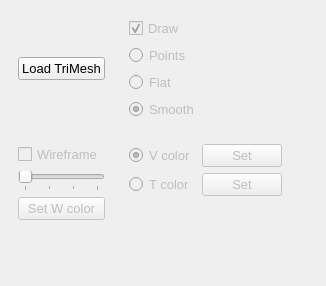
<?xml version="1.0" encoding="UTF-8"?>
<ui version="4.0">
 <class>Trimesh_manager</class>
 <widget class="QDockWidget" name="Trimesh_manager">
  <property name="geometry">
   <rect>
    <x>0</x>
    <y>0</y>
    <width>326</width>
    <height>286</height>
   </rect>
  </property>
  <property name="minimumSize">
   <size>
    <width>326</width>
    <height>286</height>
   </size>
  </property>
  <property name="maximumSize">
   <size>
    <width>524287</width>
    <height>286</height>
   </size>
  </property>
  <property name="font">
   <font>
    <pointsize>10</pointsize>
   </font>
  </property>
  <property name="windowTitle">
   <string>Triangle Mesh</string>
  </property>
  <widget class="QWidget" name="dockWidgetContents">
   <layout class="QGridLayout" name="gridLayout">
    <item row="0" column="5" rowspan="3">
     <spacer name="horizontalSpacer_2">
      <property name="orientation">
       <enum>Qt::Horizontal</enum>
      </property>
      <property name="sizeHint" stdset="0">
       <size>
        <width>40</width>
        <height>20</height>
       </size>
      </property>
     </spacer>
    </item>
    <item row="0" column="3">
     <widget class="QFrame" name="verticalFrame">
      <layout class="QVBoxLayout" name="verticalLayout_2">
       <item>
        <widget class="QPushButton" name="butLoadTrimesh">
         <property name="font">
          <font>
           <pointsize>10</pointsize>
          </font>
         </property>
         <property name="text">
          <string>Load TriMesh</string>
         </property>
        </widget>
       </item>
      </layout>
     </widget>
    </item>
    <item row="0" column="4">
     <widget class="QFrame" name="frame">
      <layout class="QVBoxLayout" name="verticalLayout">
       <item>
        <widget class="QCheckBox" name="cbDrawTrimesh">
         <property name="enabled">
          <bool>false</bool>
         </property>
         <property name="text">
          <string>Draw</string>
         </property>
         <property name="checked">
          <bool>true</bool>
         </property>
        </widget>
       </item>
       <item>
        <widget class="QRadioButton" name="rbPoints">
         <property name="enabled">
          <bool>false</bool>
         </property>
         <property name="text">
          <string>Points</string>
         </property>
        </widget>
       </item>
       <item>
        <widget class="QRadioButton" name="rbFlat">
         <property name="enabled">
          <bool>false</bool>
         </property>
         <property name="text">
          <string>Flat</string>
         </property>
        </widget>
       </item>
       <item>
        <widget class="QRadioButton" name="rbSmooth">
         <property name="enabled">
          <bool>false</bool>
         </property>
         <property name="text">
          <string>Smooth</string>
         </property>
         <property name="checked">
          <bool>true</bool>
         </property>
        </widget>
       </item>
      </layout>
     </widget>
    </item>
    <item row="1" column="3">
     <widget class="QFrame" name="frame_3">
      <property name="frameShape">
       <enum>QFrame::NoFrame</enum>
      </property>
      <property name="frameShadow">
       <enum>QFrame::Raised</enum>
      </property>
      <layout class="QVBoxLayout" name="verticalLayout_3">
       <item>
        <widget class="QCheckBox" name="cbWireframe">
         <property name="enabled">
          <bool>false</bool>
         </property>
         <property name="text">
          <string>Wireframe</string>
         </property>
        </widget>
       </item>
       <item>
        <widget class="QSlider" name="hsWireframeWidth">
         <property name="enabled">
          <bool>false</bool>
         </property>
         <property name="minimum">
          <number>1</number>
         </property>
         <property name="maximum">
          <number>4</number>
         </property>
         <property name="tracking">
          <bool>false</bool>
         </property>
         <property name="orientation">
          <enum>Qt::Horizontal</enum>
         </property>
         <property name="tickPosition">
          <enum>QSlider::TicksBelow</enum>
         </property>
         <property name="tickInterval">
          <number>1</number>
         </property>
        </widget>
       </item>
       <item>
        <widget class="QPushButton" name="butSetWireframeColor">
         <property name="enabled">
          <bool>false</bool>
         </property>
         <property name="font">
          <font>
           <pointsize>10</pointsize>
          </font>
         </property>
         <property name="text">
          <string>Set W color</string>
         </property>
        </widget>
       </item>
       <item>
        <spacer name="verticalSpacer_2">
         <property name="orientation">
          <enum>Qt::Vertical</enum>
         </property>
         <property name="sizeHint" stdset="0">
          <size>
           <width>20</width>
           <height>40</height>
          </size>
         </property>
        </spacer>
       </item>
      </layout>
     </widget>
    </item>
    <item row="1" column="4">
     <widget class="QFrame" name="frame_2">
      <layout class="QGridLayout" name="gridLayout_2">
       <item row="4" column="0" colspan="2">
        <spacer name="verticalSpacer_3">
         <property name="orientation">
          <enum>Qt::Vertical</enum>
         </property>
         <property name="sizeHint" stdset="0">
          <size>
           <width>20</width>
           <height>40</height>
          </size>
         </property>
        </spacer>
       </item>
       <item row="2" column="0">
        <widget class="QRadioButton" name="rbTriangleColor">
         <property name="enabled">
          <bool>false</bool>
         </property>
         <property name="font">
          <font>
           <pointsize>10</pointsize>
          </font>
         </property>
         <property name="text">
          <string>T color</string>
         </property>
        </widget>
       </item>
       <item row="0" column="0">
        <widget class="QRadioButton" name="rbVertexColor">
         <property name="enabled">
          <bool>false</bool>
         </property>
         <property name="font">
          <font>
           <pointsize>10</pointsize>
          </font>
         </property>
         <property name="text">
          <string>V color</string>
         </property>
         <property name="checked">
          <bool>true</bool>
         </property>
        </widget>
       </item>
       <item row="0" column="1">
        <widget class="QPushButton" name="butSetVColor">
         <property name="enabled">
          <bool>false</bool>
         </property>
         <property name="font">
          <font>
           <pointsize>10</pointsize>
          </font>
         </property>
         <property name="text">
          <string>Set</string>
         </property>
        </widget>
       </item>
       <item row="2" column="1">
        <widget class="QPushButton" name="butSetTcolor">
         <property name="enabled">
          <bool>false</bool>
         </property>
         <property name="font">
          <font>
           <pointsize>10</pointsize>
          </font>
         </property>
         <property name="text">
          <string>Set</string>
         </property>
        </widget>
       </item>
      </layout>
     </widget>
    </item>
   </layout>
  </widget>
 </widget>
 <resources/>
 <connections/>
</ui>
